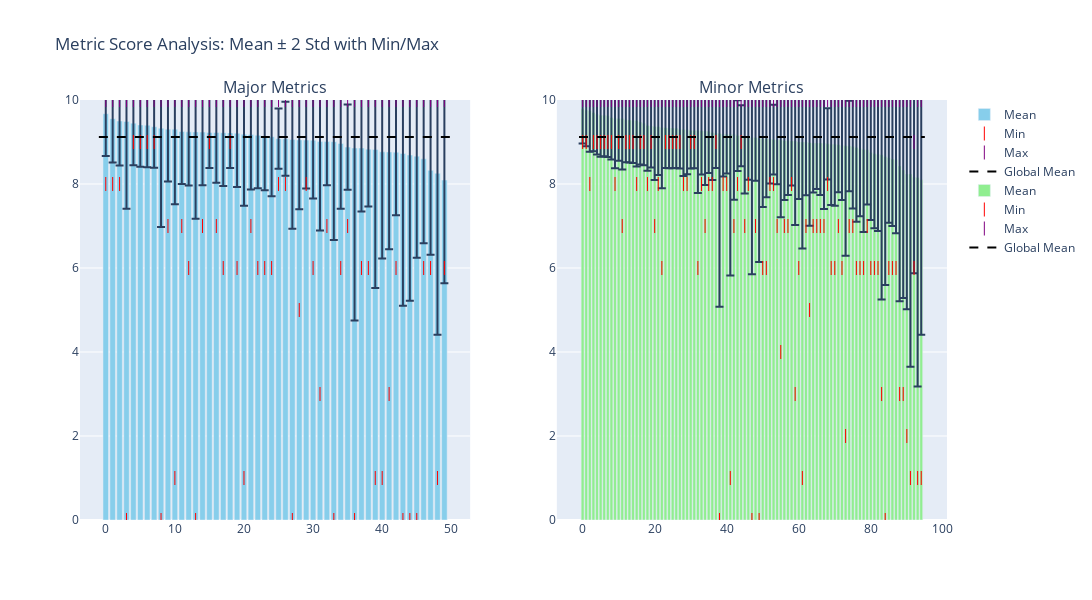

Notebook source saved alongside this figure:
### Code cell
from plotly.subplots import make_subplots
import plotly.graph_objects as go

# Create subplots: 1 row, 2 columns
fig = make_subplots(
    rows=1, cols=2,
    subplot_titles=("Major Metrics", "Minor Metrics")
)

# --- Major Metrics ---
fig.add_trace(go.Bar(
    x=list(range(len(major_stats))),
    y=major_stats['mean'],
    name='Mean',
    error_y=dict(type='data', array=2*major_stats['std'], visible=True),
    marker_color='skyblue'
), row=1, col=1)

fig.add_trace(go.Scatter(
    x=list(range(len(major_stats))),
    y=major_stats['min'],
    mode='markers',
    marker=dict(color='red', symbol='line-ns-open', size=10),
    name='Min'
), row=1, col=1)

fig.add_trace(go.Scatter(
    x=list(range(len(major_stats))),
    y=major_stats['max'],
    mode='markers',
    marker=dict(color='purple', symbol='line-ns-open', size=10),
    name='Max'
), row=1, col=1)

fig.add_trace(go.Scatter(
    x=[-1, len(major_stats)],
    y=[global_mean, global_mean],
    mode='lines',
    line=dict(color='black', dash='dash'),
    name='Global Mean'
), row=1, col=1)

# --- Minor Metrics ---
fig.add_trace(go.Bar(
    x=list(range(len(minor_stats))),
    y=minor_stats['mean'],
    name='Mean',
    error_y=dict(type='data', array=2*minor_stats['std'], visible=True),
    marker_color='lightgreen'
), row=1, col=2)

fig.add_trace(go.Scatter(
    x=list(range(len(minor_stats))),
    y=minor_stats['min'],
    mode='markers',
    marker=dict(color='red', symbol='line-ns-open', size=10),
    name='Min'
), row=1, col=2)

fig.add_trace(go.Scatter(
    x=list(range(len(minor_stats))),
    y=minor_stats['max'],
    mode='markers',
    marker=dict(color='purple', symbol='line-ns-open', size=10),
    name='Max'
), row=1, col=2)

fig.add_trace(go.Scatter(
    x=[-1, len(minor_stats)],
    y=[global_mean, global_mean],
    mode='lines',
    line=dict(color='black', dash='dash'),
    name='Global Mean'
), row=1, col=2)

# Update layout
fig.update_layout(
    height=600, width=1400,
    title_text="Metric Score Analysis: Mean ± 2 Std with Min/Max",
    showlegend=True
)

# Adjust y-axis range for both subplots
fig.update_yaxes(range=[0,10], row=1, col=1)
fig.update_yaxes(range=[0,10], row=1, col=2)

fig.show()

### Figure 1 — Plotly figure (JSON) as saved in the notebook; plotly's stock layout.template omitted (floating-point values rounded to 4 significant figures)
{"data": [{"error_y": {"array": [1.01, 1.047, 1.059, 2.079, 1.005, 0.998, 1.0, 0.977, 2.353, 1.248, 1.787, 1.251, 1.279, 2.068, 1.268, 0.8495, 1.197, 1.266, 0.8347, 1.278, 1.702, 1.313, 1.261, 1.277, 1.414, 0.7176, 0.8803, 2.129, 1.652, 1.151, 1.385, 2.12, 1.039, 2.342, 1.557, 1.017, 4.11, 1.512, 1.366, 3.297, 2.541, 2.315, 1.503, 3.624, 3.468, 2.416, 2.012, 2.012, 3.847, 2.455], "type": "data", "visible": true}, "marker": {"color": "skyblue"}, "name": "Mean", "type": "bar", "x": [0, 1, 2, 3, 4, 5, 6, 7, 8, 9, 10, 11, 12, 13, 14, 15, 16, 17, 18, 19, 20, 21, 22, 23, 24, 25, 26, 27, 28, 29, 30, 31, 32, 33, 34, 35, 36, 37, 38, 39, 40, 41, 42, 43, 44, 45, 46, 47, 48, 49], "xaxis": "x", "y": [9.674, 9.556, 9.5, 9.491, 9.449, 9.406, 9.4, 9.364, 9.329, 9.306, 9.305, 9.25, 9.241, 9.239, 9.237, 9.229, 9.229, 9.22, 9.216, 9.209, 9.185, 9.18, 9.159, 9.126, 9.125, 9.079, 9.078, 9.06, 9.05, 9.045, 9.042, 9.01, 9.01, 9.007, 8.966, 8.879, 8.857, 8.857, 8.83, 8.82, 8.766, 8.762, 8.758, 8.725, 8.69, 8.663, 8.6, 8.325, 8.256, 8.094], "yaxis": "y"}, {"marker": {"color": "red", "size": 10, "symbol": "line-ns-open"}, "mode": "markers", "name": "Min", "type": "scatter", "x": [0, 1, 2, 3, 4, 5, 6, 7, 8, 9, 10, 11, 12, 13, 14, 15, 16, 17, 18, 19, 20, 21, 22, 23, 24, 25, 26, 27, 28, 29, 30, 31, 32, 33, 34, 35, 36, 37, 38, 39, 40, 41, 42, 43, 44, 45, 46, 47, 48, 49], "xaxis": "x", "y": [8.0, 8.0, 8.0, 0.0, 9.0, 9.0, 9.0, 9.0, 0.0, 7.0, 1.0, 7.0, 6.0, 0.0, 7.0, 9.0, 7.0, 6.0, 9.0, 6.0, 1.0, 7.0, 6.0, 6.0, 6.0, 8.0, 8.0, 0.0, 5.0, 8.0, 6.0, 3.0, 7.0, 0.0, 6.0, 7.0, 0.0, 6.0, 6.0, 1.0, 1.0, 3.0, 6.0, 0.0, 0.0, 0.0, 6.0, 6.0, 1.0, 6.0], "yaxis": "y"}, {"marker": {"color": "purple", "size": 10, "symbol": "line-ns-open"}, "mode": "markers", "name": "Max", "type": "scatter", "x": [0, 1, 2, 3, 4, 5, 6, 7, 8, 9, 10, 11, 12, 13, 14, 15, 16, 17, 18, 19, 20, 21, 22, 23, 24, 25, 26, 27, 28, 29, 30, 31, 32, 33, 34, 35, 36, 37, 38, 39, 40, 41, 42, 43, 44, 45, 46, 47, 48, 49], "xaxis": "x", "y": [10.0, 10.0, 10.0, 10.0, 10.0, 10.0, 10.0, 10.0, 10.0, 10.0, 10.0, 10.0, 10.0, 10.0, 10.0, 10.0, 10.0, 10.0, 10.0, 10.0, 10.0, 10.0, 10.0, 10.0, 10.0, 10.0, 10.0, 10.0, 10.0, 10.0, 10.0, 10.0, 10.0, 10.0, 10.0, 10.0, 10.0, 10.0, 10.0, 10.0, 10.0, 10.0, 10.0, 10.0, 10.0, 10.0, 10.0, 10.0, 10.0, 10.0], "yaxis": "y"}, {"line": {"color": "black", "dash": "dash"}, "mode": "lines", "name": "Global Mean", "type": "scatter", "x": [-1, 50], "xaxis": "x", "y": [9.12, 9.12], "yaxis": "y"}, {"error_y": {"array": [0.8263, 0.8631, 0.9752, 0.9245, 0.9555, 0.9847, 0.9725, 0.9837, 1.0, 1.187, 1.005, 1.215, 1.014, 1.011, 1.012, 1.093, 1.011, 1.005, 1.073, 0.9865, 1.271, 1.149, 1.446, 0.9602, 0.9562, 0.9562, 0.9473, 0.9282, 1.106, 1.057, 0.9097, 0.9014, 1.485, 1.042, 1.289, 0.9966, 1.13, 0.8245, 4.125, 1.011, 0.9293, 3.358, 1.554, 0.8398, 0.724, 1.365, 1.013, 3.259, 1.031, 2.946, 1.625, 1.388, 1.06, 0.8321, 1.063, 1.841, 1.413, 1.294, 1.061, 2.0, 1.359, 2.537, 1.265, 1.976, 1.18, 1.099, 1.239, 1.564, 0.8481, 1.447, 1.467, 1.135, 1.298, 2.616, 1.077, 1.475, 1.769, 1.611, 1.967, 1.303, 1.606, 1.774, 1.824, 3.445, 3.057, 1.547, 1.594, 1.748, 3.22, 3.046, 3.219, 4.59, 2.286, 4.98, 3.69], "type": "data", "visible": true}, "marker": {"color": "lightgreen"}, "name": "Mean", "type": "bar", "x": [0, 1, 2, 3, 4, 5, 6, 7, 8, 9, 10, 11, 12, 13, 14, 15, 16, 17, 18, 19, 20, 21, 22, 23, 24, 25, 26, 27, 28, 29, 30, 31, 32, 33, 34, 35, 36, 37, 38, 39, 40, 41, 42, 43, 44, 45, 46, 47, 48, 49, 50, 51, 52, 53, 54, 55, 56, 57, 58, 59, 60, 61, 62, 63, 64, 65, 66, 67, 68, 69, 70, 71, 72, 73, 74, 75, 76, 77, 78, 79, 80, 81, 82, 83, 84, 85, 86, 87, 88, 89, 90, 91, 92, 93, 94], "xaxis": "x2", "y": [9.789, 9.759, 9.745, 9.702, 9.661, 9.636, 9.635, 9.625, 9.583, 9.561, 9.561, 9.558, 9.531, 9.525, 9.512, 9.511, 9.476, 9.449, 9.391, 9.382, 9.367, 9.364, 9.347, 9.341, 9.333, 9.333, 9.327, 9.3, 9.295, 9.29, 9.276, 9.275, 9.268, 9.267, 9.263, 9.256, 9.227, 9.207, 9.2, 9.19, 9.182, 9.179, 9.178, 9.152, 9.148, 9.139, 9.111, 9.108, 9.108, 9.087, 9.08, 9.075, 9.069, 9.057, 9.056, 9.049, 9.032, 9.031, 9.025, 9.022, 9.0, 9.0, 9.0, 8.985, 8.977, 8.977, 8.975, 8.969, 8.956, 8.949, 8.947, 8.936, 8.917, 8.909, 8.902, 8.893, 8.87, 8.841, 8.821, 8.816, 8.75, 8.718, 8.704, 8.697, 8.65, 8.627, 8.593, 8.575, 8.429, 8.333, 8.238, 8.237, 8.162, 8.156, 8.1], "yaxis": "y2"}, {"marker": {"color": "red", "size": 10, "symbol": "line-ns-open"}, "mode": "markers", "name": "Min", "type": "scatter", "x": [0, 1, 2, 3, 4, 5, 6, 7, 8, 9, 10, 11, 12, 13, 14, 15, 16, 17, 18, 19, 20, 21, 22, 23, 24, 25, 26, 27, 28, 29, 30, 31, 32, 33, 34, 35, 36, 37, 38, 39, 40, 41, 42, 43, 44, 45, 46, 47, 48, 49, 50, 51, 52, 53, 54, 55, 56, 57, 58, 59, 60, 61, 62, 63, 64, 65, 66, 67, 68, 69, 70, 71, 72, 73, 74, 75, 76, 77, 78, 79, 80, 81, 82, 83, 84, 85, 86, 87, 88, 89, 90, 91, 92, 93, 94], "xaxis": "x2", "y": [9.0, 9.0, 8.0, 9.0, 9.0, 9.0, 9.0, 9.0, 9.0, 8.0, 9.0, 7.0, 9.0, 9.0, 9.0, 8.0, 9.0, 9.0, 8.0, 9.0, 7.0, 8.0, 6.0, 9.0, 9.0, 9.0, 9.0, 9.0, 8.0, 8.0, 9.0, 9.0, 6.0, 8.0, 7.0, 8.0, 8.0, 9.0, 0.0, 8.0, 8.0, 1.0, 7.0, 8.0, 9.0, 7.0, 8.0, 0.0, 7.0, 0.0, 6.0, 6.0, 8.0, 8.0, 7.0, 4.0, 7.0, 7.0, 8.0, 3.0, 6.0, 1.0, 7.0, 5.0, 7.0, 7.0, 7.0, 7.0, 8.0, 6.0, 6.0, 7.0, 6.0, 2.0, 7.0, 7.0, 6.0, 6.0, 6.0, 7.0, 6.0, 6.0, 6.0, 3.0, 0.0, 6.0, 6.0, 6.0, 3.0, 3.0, 2.0, 1.0, 6.0, 1.0, 1.0], "yaxis": "y2"}, {"marker": {"color": "purple", "size": 10, "symbol": "line-ns-open"}, "mode": "markers", "name": "Max", "type": "scatter", "x": [0, 1, 2, 3, 4, 5, 6, 7, 8, 9, 10, 11, 12, 13, 14, 15, 16, 17, 18, 19, 20, 21, 22, 23, 24, 25, 26, 27, 28, 29, 30, 31, 32, 33, 34, 35, 36, 37, 38, 39, 40, 41, 42, 43, 44, 45, 46, 47, 48, 49, 50, 51, 52, 53, 54, 55, 56, 57, 58, 59, 60, 61, 62, 63, 64, 65, 66, 67, 68, 69, 70, 71, 72, 73, 74, 75, 76, 77, 78, 79, 80, 81, 82, 83, 84, 85, 86, 87, 88, 89, 90, 91, 92, 93, 94], "xaxis": "x2", "y": [10.0, 10.0, 10.0, 10.0, 10.0, 10.0, 10.0, 10.0, 10.0, 10.0, 10.0, 10.0, 10.0, 10.0, 10.0, 10.0, 10.0, 10.0, 10.0, 10.0, 10.0, 10.0, 10.0, 10.0, 10.0, 10.0, 10.0, 10.0, 10.0, 10.0, 10.0, 10.0, 10.0, 10.0, 10.0, 10.0, 10.0, 10.0, 10.0, 10.0, 10.0, 10.0, 10.0, 10.0, 10.0, 10.0, 10.0, 10.0, 10.0, 10.0, 10.0, 10.0, 10.0, 10.0, 10.0, 10.0, 10.0, 10.0, 10.0, 10.0, 10.0, 10.0, 10.0, 10.0, 10.0, 10.0, 10.0, 10.0, 10.0, 10.0, 10.0, 10.0, 10.0, 10.0, 10.0, 10.0, 10.0, 10.0, 10.0, 10.0, 10.0, 10.0, 10.0, 10.0, 10.0, 10.0, 10.0, 10.0, 10.0, 10.0, 10.0, 10.0, 9.0, 10.0, 10.0], "yaxis": "y2"}, {"line": {"color": "black", "dash": "dash"}, "mode": "lines", "name": "Global Mean", "type": "scatter", "x": [-1, 95], "xaxis": "x2", "y": [9.12, 9.12], "yaxis": "y2"}], "layout": {"annotations": [{"font": {"size": 16}, "showarrow": false, "text": "Major Metrics", "x": 0.225, "xanchor": "center", "xref": "paper", "y": 1, "yanchor": "bottom", "yref": "paper"}, {"font": {"size": 16}, "showarrow": false, "text": "Minor Metrics", "x": 0.775, "xanchor": "center", "xref": "paper", "y": 1, "yanchor": "bottom", "yref": "paper"}], "height": 600, "showlegend": true, "title": {"text": "Metric Score Analysis: Mean ± 2 Std with Min/Max"}, "width": 1400, "xaxis": {"anchor": "y", "domain": [0, 0.45]}, "xaxis2": {"anchor": "y2", "domain": [0.55, 1]}, "yaxis": {"anchor": "x", "domain": [0, 1], "range": [0, 10]}, "yaxis2": {"anchor": "x2", "domain": [0, 1], "range": [0, 10]}}}
